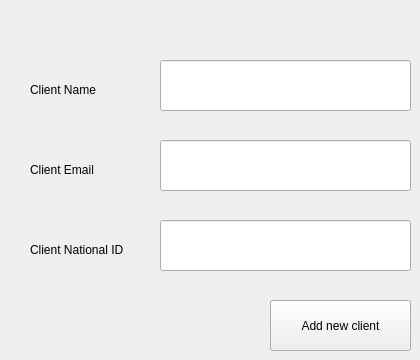
      <widget class="QWidget" name="tab_13">
       <attribute name="title">
        <string>Add new Client</string>
       </attribute>
       <widget class="QLineEdit" name="lineEdit_18">
        <property name="geometry">
         <rect>
          <x>160</x>
          <y>60</y>
          <width>251</width>
          <height>51</height>
         </rect>
        </property>
       </widget>
       <widget class="QPushButton" name="pushButton_14">
        <property name="geometry">
         <rect>
          <x>270</x>
          <y>300</y>
          <width>141</width>
          <height>51</height>
         </rect>
        </property>
        <property name="text">
         <string>Add new client</string>
        </property>
       </widget>
       <widget class="QLabel" name="label_25">
        <property name="geometry">
         <rect>
          <x>30</x>
          <y>80</y>
          <width>71</width>
          <height>20</height>
         </rect>
        </property>
        <property name="text">
         <string>Client Name</string>
        </property>
       </widget>
       <widget class="QLineEdit" name="lineEdit_19">
        <property name="geometry">
         <rect>
          <x>160</x>
          <y>140</y>
          <width>251</width>
          <height>51</height>
         </rect>
        </property>
       </widget>
       <widget class="QLabel" name="label_26">
        <property name="geometry">
         <rect>
          <x>30</x>
          <y>160</y>
          <width>71</width>
          <height>20</height>
         </rect>
        </property>
        <property name="text">
         <string>Client Email</string>
        </property>
       </widget>
       <widget class="QLineEdit" name="lineEdit_24">
        <property name="geometry">
         <rect>
          <x>160</x>
          <y>220</y>
          <width>251</width>
          <height>51</height>
         </rect>
        </property>
       </widget>
       <widget class="QLabel" name="label_33">
        <property name="geometry">
         <rect>
          <x>30</x>
          <y>240</y>
          <width>101</width>
          <height>20</height>
         </rect>
        </property>
        <property name="text">
         <string>Client National ID</string>
        </property>
       </widget>
      </widget>
